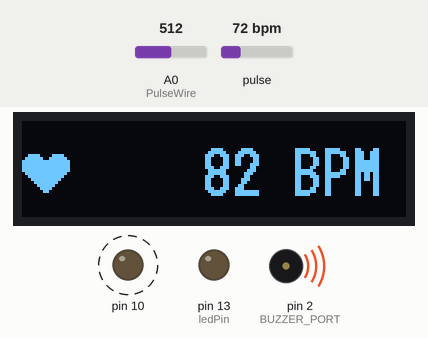
Bench run of a sketch on a simulated Arduino Uno, built with avr-gcc and run on an emulated ATmega328P. Shown: 128×32 one-colour display, output pins drawn as LEDs (lit = HIGH), buzzer (waves = sounding, pin HIGH). Dashed ring = blinking. The inputs (shaded band) are chosen by the test bench; at power-on: pulse 72 bpm, A0 (PulseWire) = 512. What the sketch prints to the serial monitor is not drawn.

Above: at 2.8 s.
2.9 s: pulse set to 42 bpm
At 5.0 s:
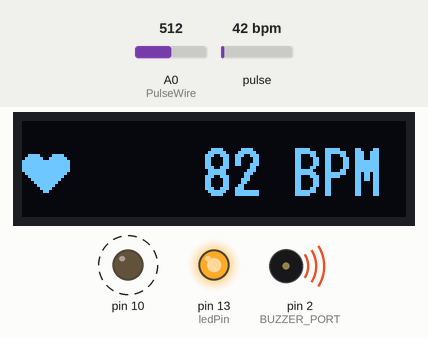
5.9 s: pulse set to 70 bpm
At 7.15 s:
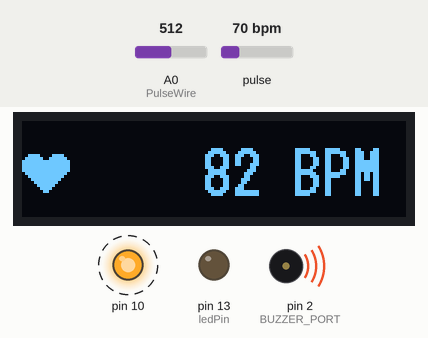
7.4 s: pulse set to 100 bpm
At 7.75 s:
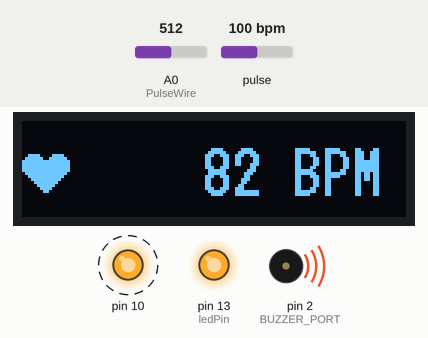
8.9 s: A0 (PulseWire) set to 11
11.9 s: A0 (PulseWire) set to 8
13.4 s: pulse set to 130 bpm
Timing chart, 0 to 15.9 s (numbered marks = the images above; inputs shaded):
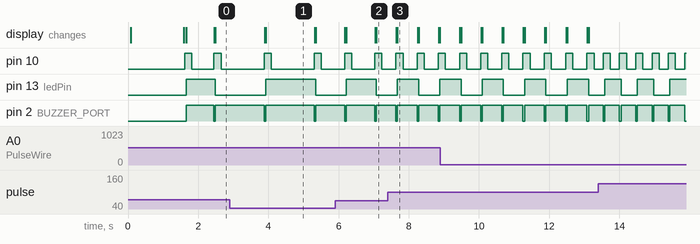

The sketch:

PulseMeterV5.ino
```cpp
//Library for SSD1306
#include <U8g2lib.h>

#ifdef U8X8_HAVE_HW_SPI
#include <SPI.h>
#endif
#ifdef U8X8_HAVE_HW_I2C
#include <Wire.h>
#endif

U8G2_SSD1306_128X32_UNIVISION_F_HW_I2C u8g2(U8G2_R2, /* reset=*/ U8X8_PIN_NONE);  // Adafruit ESP8266/32u4/ARM Boards + FeatherWing OLED

#define USE_ARDUINO_INTERRUPTS true    // Set-up low-level interrupts for most acurate BPM math.
#include <PulseSensorPlayground.h>     // Includes the PulseSensorPlayground Library.

#define BUZZER_PORT 2
#define BIG  0
#define TINY 1

//  Variables
const int PulseWire = 0;       // PulseSensor PURPLE WIRE connected to ANALOG PIN 0
const int LED13 = 10;          // The on-board Arduino LED, close to PIN 13.
int Threshold = 516;           // Determine which Signal to "count as a beat" and which to ignore.
                               // Use the "Gettting Started Project" to fine-tune Threshold Value beyond default setting.
                               // Otherwise leave the default "550" value.

PulseSensorPlayground pulseSensor;  // Creates an instance of the PulseSensorPlayground object called "pulseSensor"
void drawHeart(unsigned char hType, unsigned int rate);


#define ledPin 13
int reload;

long oldTime = 0;
long newTime = 0;
char strBuf[5];
int myBPM = 0;
volatile unsigned char flag = true;

volatile unsigned char timeCntr = 0, dispRef = false, timeOut = false, tOutWriteOnce = true;

void setup() {
  // put your setup code here, to run once:
  Serial.begin(115200);          // For Serial Monitor
  u8g2.begin();
  u8g2.setContrast(10);
  u8g2.clearBuffer();                      // clear the internal memory
  u8g2.setFont(u8g2_font_logisoso16_tf);
  u8g2.drawStr(0,25,"B"); // write text to the internal memory
  u8g2.setFont(u8g2_font_crox2h_tf );      // choose a suitable font
  u8g2.drawStr(10,25,"-LABZ"); // write text to the internal memory
  u8g2.setFont(u8g2_font_open_iconic_human_2x_t);
  u8g2.drawGlyph(60, 25, 66);
  u8g2.setFont(u8g2_font_crox1hb_tf );      // choose a suitable font
  u8g2.drawStr(80,0,"Pulse"); // write text to the internal memory
  u8g2.setFont(u8g2_font_crox2h_tf );      // choose a suitable font
  u8g2.drawStr(90,25,"MON"); // write text to the internal memory
  u8g2.sendBuffer();                       // transfer internal memory to the display
  delay(1500);

  drawHomeScr();

  pinMode(BUZZER_PORT, OUTPUT);
  digitalWrite(BUZZER_PORT, HIGH);   // turn the LED on (HIGH is the voltage level)

  pulseSensor.begin();
  // Configure the PulseSensor object, by assigning our variables to it.
  pulseSensor.analogInput(PulseWire);
  pulseSensor.blinkOnPulse(LED13);       //auto-magically blink Arduino's LED with heartbeat.
  pulseSensor.setThreshold(Threshold);

  pinMode(ledPin, OUTPUT);

}


int Signal;
void loop() {
  // put your main code here, to run repeatedly:
  myBPM = pulseSensor.getBeatsPerMinute();  // Calls function on our pulseSensor object that returns BPM as an "int".// "myBPM" hold this BPM value now.

  Signal = analogRead(PulseWire);  // Read the PulseSensor's value. // Assign this value to the "Signal" variable.
  Serial.println(Signal);                    // Send the Signal value to Serial Plotter.

  if (pulseSensor.sawStartOfBeat()) // Constantly test to see if "a beat happened".
  {
    digitalWrite(BUZZER_PORT, LOW);   // turn the LED on (HIGH is the voltage level)
    displayBPM();
    digitalWrite(ledPin, digitalRead(ledPin) ^ 1);
    digitalWrite(BUZZER_PORT, HIGH);   // turn the LED on (HIGH is the voltage level)
    oldTime = millis();
    timeOut = false;
    if(tOutWriteOnce == false)
    {
      drawHomeScr();
      tOutWriteOnce = true;
    }

  }
  else
  {
    newTime = millis();
    if((newTime - oldTime) > 5000)//TIme out no pulses detected
    {
       timeOut = true;
    }
  }
  delay(10);


  if(timeOut == true && tOutWriteOnce == true)
  {
    tOutWriteOnce = false;
    u8g2.clearBuffer();                      // clear the internal memory
    u8g2.setFont(u8g2_font_crox1h_tf );      // choose a suitable font
    u8g2.drawStr(0,25,"NO SIGNAL"); // write text to the internal memory
    u8g2.sendBuffer();
  }
}


void displayBPM()
{
  strBuf[0]=strBuf[1]=strBuf[2]=strBuf[3]=strBuf[4]=strBuf[5] = '0';
  u8g2.clearBuffer();                      // clear the internal memory
  u8g2.sendBuffer();
  u8g2.setFont(u8g2_font_logisoso16_tf);
  u8g2.setCursor(50, 25);
  myBPM = 82;
  sprintf(strBuf, "%3d", myBPM);
  u8g2.print(strBuf);

  u8g2.setFont(u8g2_font_open_iconic_human_2x_t);
  u8g2.drawGlyph(0, 25, 66);
  u8g2.setFont(u8g2_font_logisoso16_tf);
  u8g2.setCursor(90, 25);
  u8g2.print("BPM");
  u8g2.sendBuffer();
}

void drawHomeScr()
{
  u8g2.clearDisplay();                                //Clear the display
  u8g2.setFont(u8g2_font_open_iconic_human_2x_t);
  u8g2.drawGlyph(0, 25, 66);
  u8g2.setFont(u8g2_font_logisoso16_tf);
  u8g2.setCursor(90, 25);
  u8g2.print("BPM");
  u8g2.sendBuffer();
}
```

Measured:
- after the input at 2.9 s, pin 10: alternates HIGH for 0.20 s and LOW for 1.2 s, starting after 0.98 s; pin 2 (BUZZER_PORT): alternates HIGH for 1.4 s and LOW for 0.04 s, starting after 0.98 s
- after the input at 5.9 s, pin 13 (ledPin): LOW → HIGH after 0.31 s instead of 0.89 s
- after the input at 7.4 s, pin 2 (BUZZER_PORT): alternates HIGH for 0.56 s and LOW for 0.04 s, starting after 0.23 s
- by itself, pin 10: alternates HIGH for 0.20 s and LOW for 0.64 s
- what the display in image 1 shows lasts 1.4 s, from 3.9 s to 5.3 s
- what the display in image 3 shows lasts 0.6 s, from 7.7 s to 8.3 s
